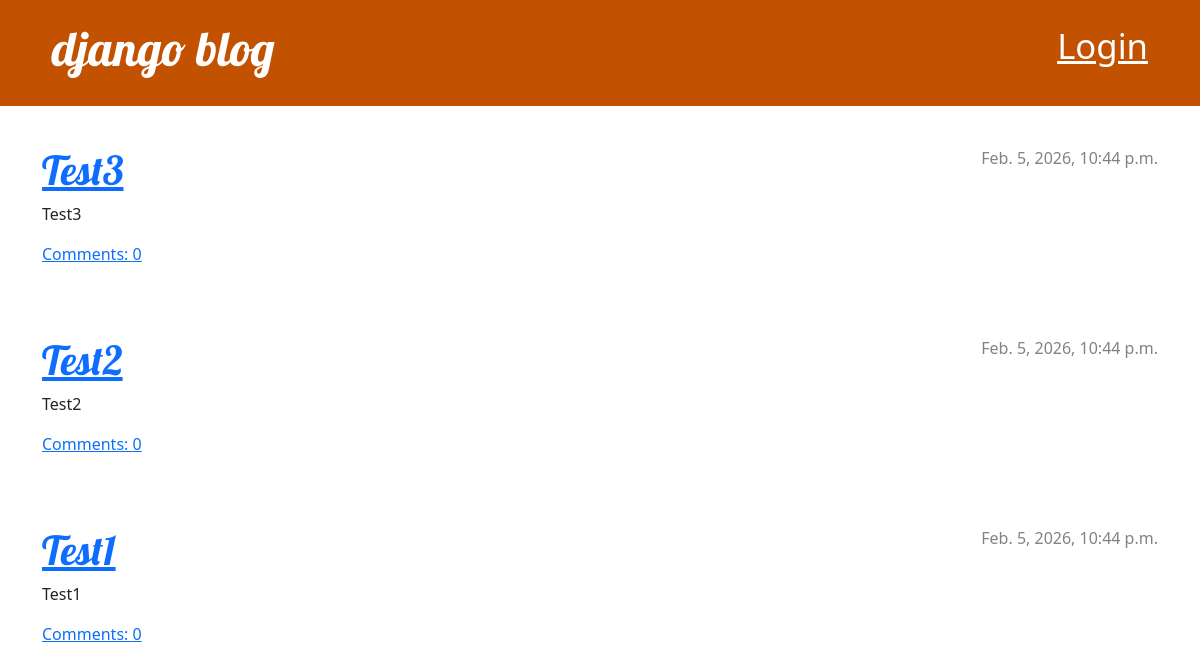
The page / on the database its author committed.
### blog/models.py (models this page shows, shortened)
class Post(models.Model):
    author = models.ForeignKey(settings.AUTH_USER_MODEL, on_delete=models.CASCADE)
    title = models.CharField(max_length=200)
    text = models.TextField()
    created_date = models.DateTimeField(default=timezone.now)
    published_date = models.DateTimeField(blank=True, null=True)
    def approved_comments(self):
        return self.comments.filter(approved_comment=True)

### blog/views.py (the view)
# urls.py: path('', views.post_list, name='post_list'),
def post_list(request):
    posts = Post.objects.filter(published_date__lte=timezone.now()).order_by('-published_date')
    return render(request, 'blog/post_list.html', {'posts': posts})

### blog/templates/blog/post_list.html
{% extends 'blog/base.html' %}
{% block content %}
    {% for post in posts %}
        <div class="post">
            <div class="date">
                {{ post.published_date }}
            </div>
            <h1>
                <a href="{% url 'post_detail' pk=post.pk %}">
                    {{ post.title }}
                </a>
            </h1>
            <p>{{ post.text|linebreaksbr }}</p>
            <a href="{% url 'post_detail' pk=post.pk %}">
                Comments: {{ post.approved_comments.count }}
            </a>
        </div>
    {% endfor %}
{% endblock %}

### blog/templates/blog/base.html (shortened to what this page needs)
{% load static %}
<!DOCTYPE html>
<html>
    <head>
        <link rel="stylesheet" href="https://cdn.jsdelivr.net/npm/bootstrap@5.3.3/dist/css/bootstrap.min.css">
        <link rel="stylesheet" href="{% static 'css/blog.css' %}">
    </head>
    <body>
        <header class="page-header">
            <div class="container">
                {% if user.is_authenticated %}
                    <a href="{% url 'post_new' %}" class="top-menu">+</a>
                    <a href="{% url 'post_draft_list' %}" class="top-menu">Drafts</a>
                    <p class="top-menu">
                        Hello {{ user.username }}
                        <small><a href="{% url 'logout' %}">(Log out)</a></small>
                    </p>
                {% else %}
                    <a href="{% url 'login' %}" class="top-menu">Login</a>
                {% endif %}
                <h1><a href="/">django blog</a></h1>
            </div>
        </header>
        <main class="container">
            <div class="row">
                <div class="col">
                    {% block content %}
                    {% endblock %}
                </div>
            </div>
        </main>
    </body>
</html>

### blog/static/css/blog.css (style rules this page uses)
.page-header { background-color: #C25100; margin-top: 0; margin-bottom: 40px; padding: 20px 20px 20px 40px; }
.page-header h1, .page-header h1 a, .page-header h1 a:visited, .page-header h1 a:active { color: #ffffff; font-size: 36pt; text-decoration: none; }
h1, h2, h3, h4 { font-family: 'Lobster', cursive; }
.date { color: #828282; }
.top-menu, .top-menu:hover, .top-menu:visited { color: #ffffff; float: right; font-size: 26pt; margin-right: 20px; }
.post { margin-bottom: 70px; }
.post > .date, .post > .actions { float: right; }

### rows shown on the page
Post: published_date "Feb. 5, 2026, 10:44 p.m.", title "Test3", text "Test3", approved_comments.count "0"
Post: published_date "Feb. 5, 2026, 10:44 p.m.", title "Test2", text "Test2", approved_comments.count "0"
Post: published_date "Feb. 5, 2026, 10:44 p.m.", title "Test1", text "Test1", approved_comments.count "0"
